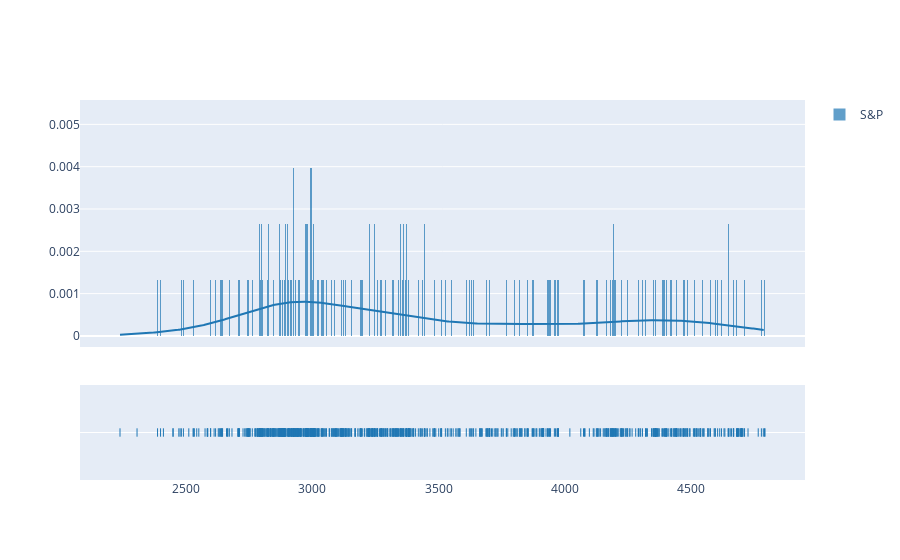

This figure's notebook cell:
### Code cell
df_sp_close = industrial_sector_pd[['spstock']]
sp_list = np.array(industrial_sector_pd['spstock'], dtype=float)
hist_data = [sp_list]
group_labels=['S&P']
sp_dist = ff.create_distplot(hist_data, group_labels)
sp_dist.show()

### Figure 1 — Plotly figure (JSON) as saved in the notebook; plotly's stock layout.template omitted (floating-point values rounded to 4 significant figures; data arrays with more than 128 entries replaced by an {"elided": "..."} marker saying what was removed)
{"data": [{"autobinx": false, "histnorm": "probability density", "legendgroup": "S&P", "marker": {"color": "rgb(31, 119, 180)"}, "name": "S&P", "opacity": 0.7, "type": "histogram", "x": {"elided": "757 float values"}, "xaxis": "x", "xbins": {"end": 4793.0, "size": 1, "start": 2237.0}, "yaxis": "y"}, {"legendgroup": "S&P", "marker": {"color": "rgb(31, 119, 180)"}, "mode": "lines", "name": "S&P", "showlegend": false, "type": "scatter", "x": {"elided": "500 float values"}, "xaxis": "x", "y": {"elided": "500 float values"}, "yaxis": "y"}, {"legendgroup": "S&P", "marker": {"color": "rgb(31, 119, 180)", "symbol": "line-ns-open"}, "mode": "markers", "name": "S&P", "showlegend": false, "type": "scatter", "x": {"elided": "757 float values"}, "xaxis": "x", "y": {"elided": "757 str values"}, "yaxis": "y2"}], "layout": {"barmode": "overlay", "hovermode": "closest", "legend": {"traceorder": "reversed"}, "xaxis": {"anchor": "y2", "domain": [0, 1], "zeroline": false}, "yaxis": {"anchor": "free", "domain": [0.35, 1], "position": 0}, "yaxis2": {"anchor": "x", "domain": [0, 0.25], "dtick": 1, "showticklabels": false}}}
